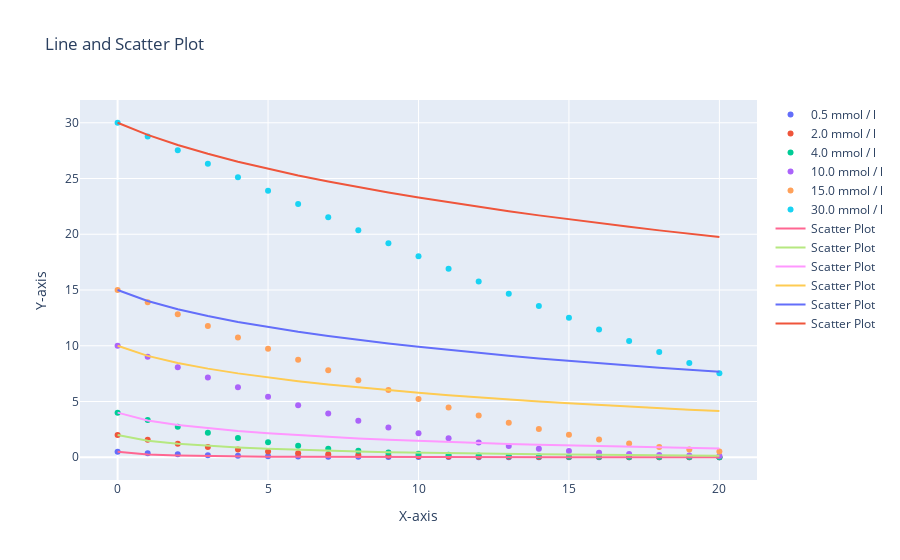

The code cell stored with this chart in its notebook:
### Code cell
import plotly.graph_objects as go
import plotly.offline as pyo
from plotly.offline import init_notebook_mode, iplot

# Initialize Plotly in notebook mode
init_notebook_mode(connected=True)

# Create a figure object
fig = go.Figure()

# Add a line trace to the figure
for column in df:
    fig.add_trace(
        go.Scatter(
            x=df.index,
            y=df[column],
            mode="markers",
            name=f"{column} {pe._substrate_unit}",
        )
    )

# Add a scatter trace to the figure
for column in model_data:
    fig.add_trace(
        go.Scatter(
            x=model_data.index, y=model_data[column], mode="lines", name="Scatter Plot"
        )
    )

# Update layout properties
fig.update_layout(
    title="Line and Scatter Plot", xaxis_title="X-axis", yaxis_title="Y-axis"
)

# Display the plot
iplot(fig)

### Figure 1 — Plotly figure (JSON) as saved in the notebook; plotly's stock layout.template omitted (floating-point values rounded to 4 significant figures)
{"data": [{"mode": "markers", "name": "0.5 mmol / l", "type": "scatter", "x": [0, 1, 2, 3, 4, 5, 6, 7, 8, 9, 10, 11, 12, 13, 14, 15, 16, 17, 18, 19, 20], "y": [0.5, 0.3645, 0.2634, 0.1891, 0.1351, 0.09612, 0.06821, 0.0483, 0.03416, 0.02413, 0.01704, 0.01202, 0.008478, 0.005978, 0.004215, 0.002971, 0.002094, 0.001476, 0.00104, 0.000733, 0.0005166]}, {"mode": "markers", "name": "2.0 mmol / l", "type": "scatter", "x": [0, 1, 2, 3, 4, 5, 6, 7, 8, 9, 10, 11, 12, 13, 14, 15, 16, 17, 18, 19, 20], "y": [2, 1.57, 1.21, 0.9174, 0.6851, 0.505, 0.3683, 0.2662, 0.1912, 0.1366, 0.09718, 0.06897, 0.04885, 0.03455, 0.02441, 0.01723, 0.01216, 0.008574, 0.006046, 0.004262, 0.003005]}, {"mode": "markers", "name": "4.0 mmol / l", "type": "scatter", "x": [0, 1, 2, 3, 4, 5, 6, 7, 8, 9, 10, 11, 12, 13, 14, 15, 16, 17, 18, 19, 20], "y": [4, 3.331, 2.729, 2.197, 1.737, 1.349, 1.029, 0.7733, 0.573, 0.4195, 0.3043, 0.219, 0.1568, 0.1117, 0.07938, 0.05626, 0.03981, 0.02814, 0.01987, 0.01402, 0.009891]}, {"mode": "markers", "name": "10.0 mmol / l", "type": "scatter", "x": [0, 1, 2, 3, 4, 5, 6, 7, 8, 9, 10, 11, 12, 13, 14, 15, 16, 17, 18, 19, 20], "y": [10, 9.015, 8.062, 7.145, 6.268, 5.437, 4.657, 3.933, 3.271, 2.675, 2.149, 1.696, 1.315, 1.002, 0.7517, 0.5563, 0.4069, 0.2949, 0.2122, 0.1518, 0.1081]}, {"mode": "markers", "name": "15.0 mmol / l", "type": "scatter", "x": [0, 1, 2, 3, 4, 5, 6, 7, 8, 9, 10, 11, 12, 13, 14, 15, 16, 17, 18, 19, 20], "y": [15, 13.9, 12.83, 11.77, 10.74, 9.731, 8.754, 7.81, 6.904, 6.039, 5.221, 4.456, 3.748, 3.103, 2.526, 2.02, 1.586, 1.224, 0.9286, 0.6939, 0.5118]}, {"mode": "markers", "name": "30.0 mmol / l", "type": "scatter", "x": [0, 1, 2, 3, 4, 5, 6, 7, 8, 9, 10, 11, 12, 13, 14, 15, 16, 17, 18, 19, 20], "y": [30, 28.77, 27.54, 26.32, 25.11, 23.91, 22.71, 21.53, 20.35, 19.19, 18.04, 16.9, 15.77, 14.66, 13.57, 12.5, 11.45, 10.43, 9.429, 8.462, 7.529]}, {"mode": "lines", "name": "Scatter Plot", "type": "scatter", "x": [0, 1, 2, 3, 4, 5, 6, 7, 8, 9, 10, 11, 12, 13, 14, 15, 16, 17, 18, 19, 20], "y": [0.5, 0.2542, 0.1596, 0.1061, 0.07257, 0.05041, 0.03537, 0.02498, 0.01772, 0.01261, 0.008987, 0.006416, 0.004586, 0.00328, 0.002347, 0.00168, 0.001203, 0.0008616, 0.0006172, 0.0004421, 0.0003167]}, {"mode": "lines", "name": "Scatter Plot", "type": "scatter", "x": [0, 1, 2, 3, 4, 5, 6, 7, 8, 9, 10, 11, 12, 13, 14, 15, 16, 17, 18, 19, 20], "y": [2, 1.474, 1.203, 1.014, 0.8709, 0.7565, 0.6624, 0.5836, 0.5166, 0.459, 0.4091, 0.3655, 0.3273, 0.2936, 0.2637, 0.2373, 0.2137, 0.1927, 0.1738, 0.157, 0.1419]}, {"mode": "lines", "name": "Scatter Plot", "type": "scatter", "x": [0, 1, 2, 3, 4, 5, 6, 7, 8, 9, 10, 11, 12, 13, 14, 15, 16, 17, 18, 19, 20], "y": [4, 3.306, 2.895, 2.591, 2.348, 2.146, 1.973, 1.822, 1.688, 1.569, 1.462, 1.365, 1.277, 1.196, 1.122, 1.054, 0.9911, 0.9327, 0.8785, 0.8281, 0.7812]}, {"mode": "lines", "name": "Scatter Plot", "type": "scatter", "x": [0, 1, 2, 3, 4, 5, 6, 7, 8, 9, 10, 11, 12, 13, 14, 15, 16, 17, 18, 19, 20], "y": [10, 9.095, 8.457, 7.95, 7.522, 7.151, 6.823, 6.527, 6.257, 6.01, 5.782, 5.569, 5.371, 5.185, 5.01, 4.845, 4.689, 4.541, 4.401, 4.267, 4.139]}, {"mode": "lines", "name": "Scatter Plot", "type": "scatter", "x": [0, 1, 2, 3, 4, 5, 6, 7, 8, 9, 10, 11, 12, 13, 14, 15, 16, 17, 18, 19, 20], "y": [15, 14.02, 13.27, 12.66, 12.14, 11.67, 11.26, 10.88, 10.53, 10.2, 9.903, 9.621, 9.356, 9.105, 8.868, 8.642, 8.428, 8.223, 8.027, 7.839, 7.659]}, {"mode": "lines", "name": "Scatter Plot", "type": "scatter", "x": [0, 1, 2, 3, 4, 5, 6, 7, 8, 9, 10, 11, 12, 13, 14, 15, 16, 17, 18, 19, 20], "y": [30, 28.91, 28.01, 27.21, 26.51, 25.87, 25.28, 24.73, 24.22, 23.74, 23.29, 22.86, 22.45, 22.06, 21.69, 21.34, 20.99, 20.67, 20.35, 20.04, 19.75]}], "layout": {"title": {"text": "Line and Scatter Plot"}, "xaxis": {"title": {"text": "X-axis"}}, "yaxis": {"title": {"text": "Y-axis"}}}}
